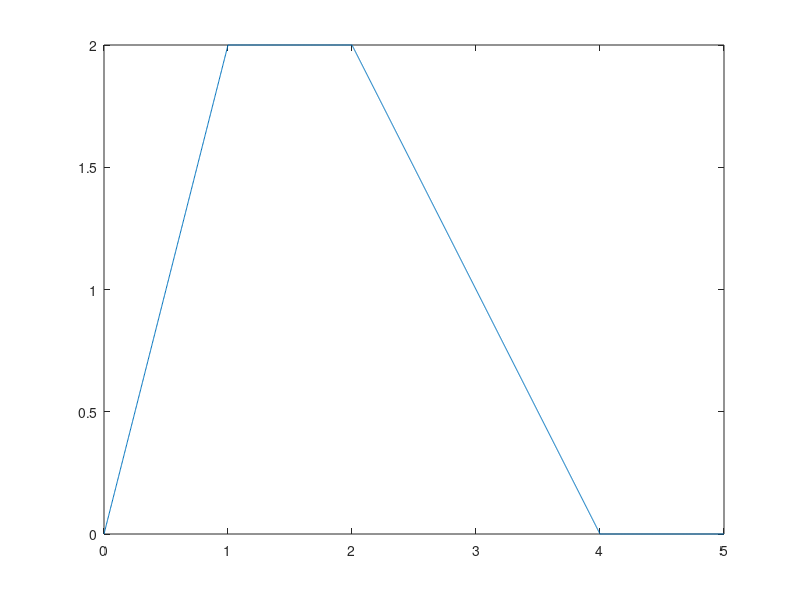
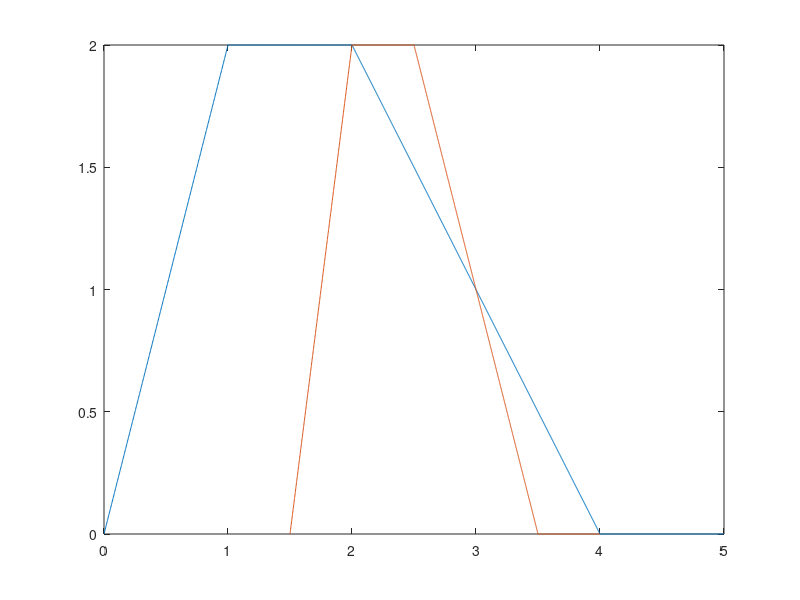
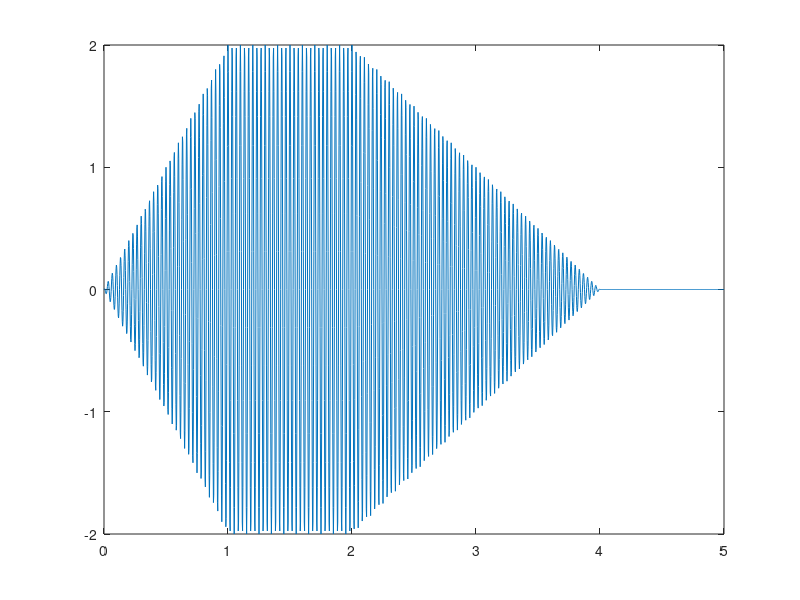
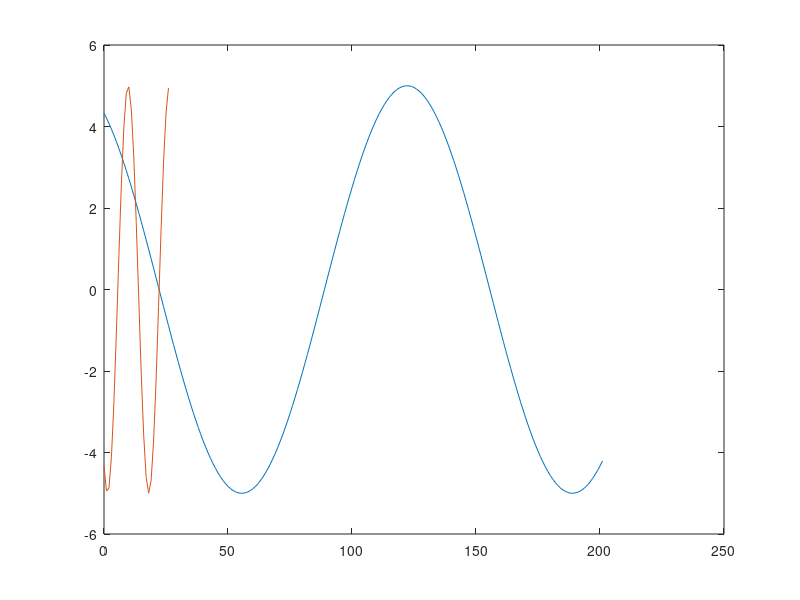

Reproduce these figures in MATLAB, in order.
clear ;
clc;
fs = 400 ;
dt = 5;
t1 = 0 : 1/fs : 1;
t2 = 1 : 1/fs : 2;
t3 = 2 : 1/fs : 4;
t4 = 4 : 1/fs : 5;
t = [t1 t2 t3 t4];
x1 = 2*t1;
for i=1:401
    x2(i)=2;
end
x3 = -t3+4;
x4 = 0*t4;
xt = [x1 x2 x3 x4];
figure(1);
plot(t,xt);

t11 = (t1+3)/2; 
t21 = (t2+3)/2;
t31 = (t3+3)/2;
t41 = (t4+3)/2;
tt = [t11 t21 t31 t41];
x11 =2*t11;
for i=1:401
    x21(i)=2;
end
x31 = -t31+4;
x41 = 0*t41;
x2t = [x11 x21 x31 x41];
figure(2);
plot(t,xt);
hold on;
plot(tt,xt);
f = 30;
yt = xt.*cos(2*pi*f*t);
figure(3);
plot(t,yt);

A = 5;
phase = pi/6;
f2 = 100;
Fs = 4000;
phase1 = phase;
phase2 = phase*5;
Fs1 = Fs;
Fs2 = Fs/8;
dt1 = 1/Fs1;
dt2 = 1/Fs2;
tb1 = 0 : dt1 : 0.050;
tb2 = 0 : dt2 : 0.050;
n1 = 0 : 1 : length(tb1);
n2 = 0 : 1 : length(tb2);
xn = A*cos((2*pi*(f/Fs)*n1)+phase1);
xn1 = A*cos((2*pi*(f/Fs2)*n2)+phase2);
figure (4);
plot(n1,xn);
hold on;
plot(n2,xn1);

Ac = 1;
fc = 400;
Fsc= 2000;
dtc = 1/Fsc;
dc = 0.5;
n22 = 0 : 1 : 512;
N = 512;
ff = linspace (-Fsc/2,Fsc/2,N);
xnc = A*cos(2*pi*fc/Fsc*n22);
xnc = fft(xnc,N);
figure(5);
plot(ff,abs(xnc/N));


